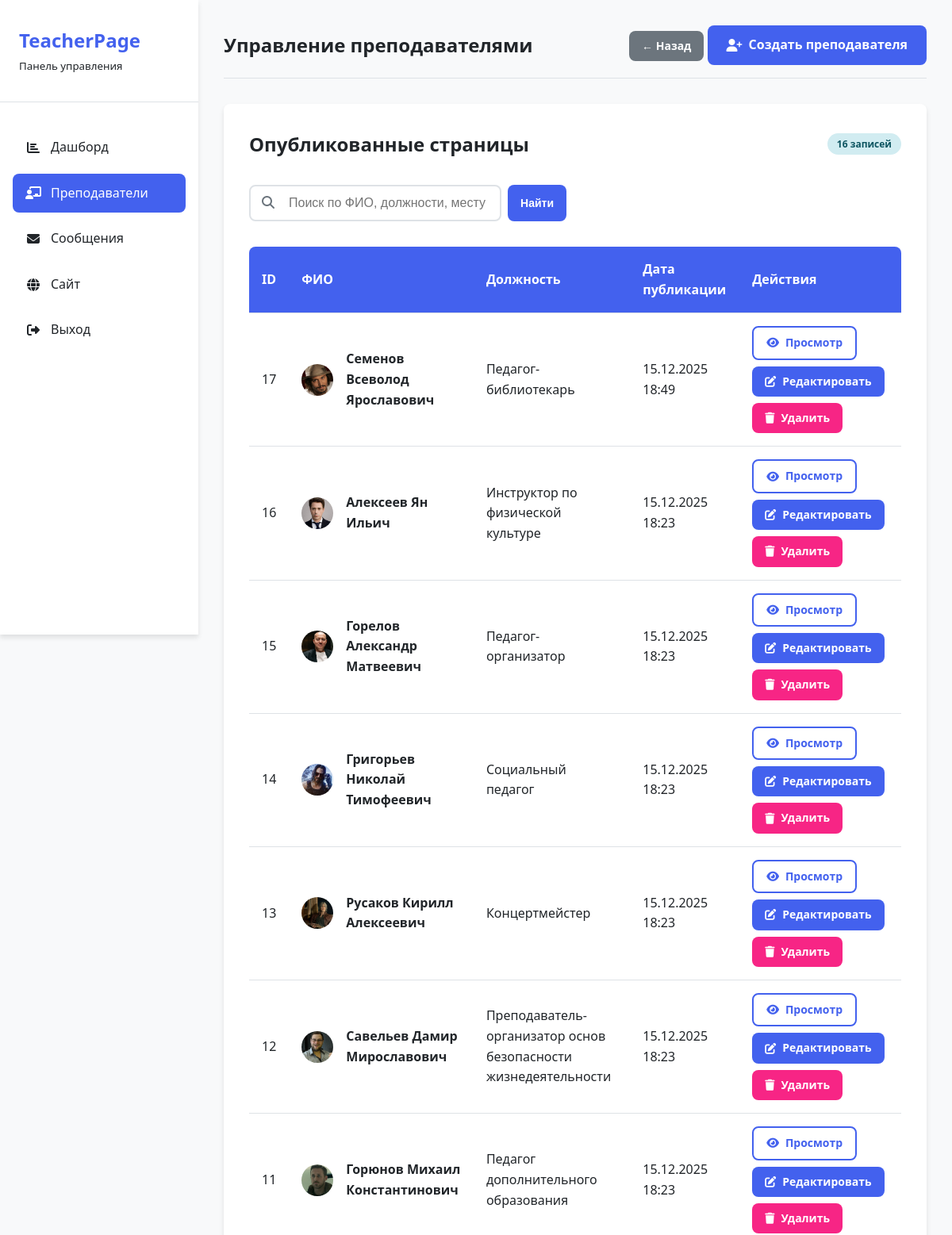
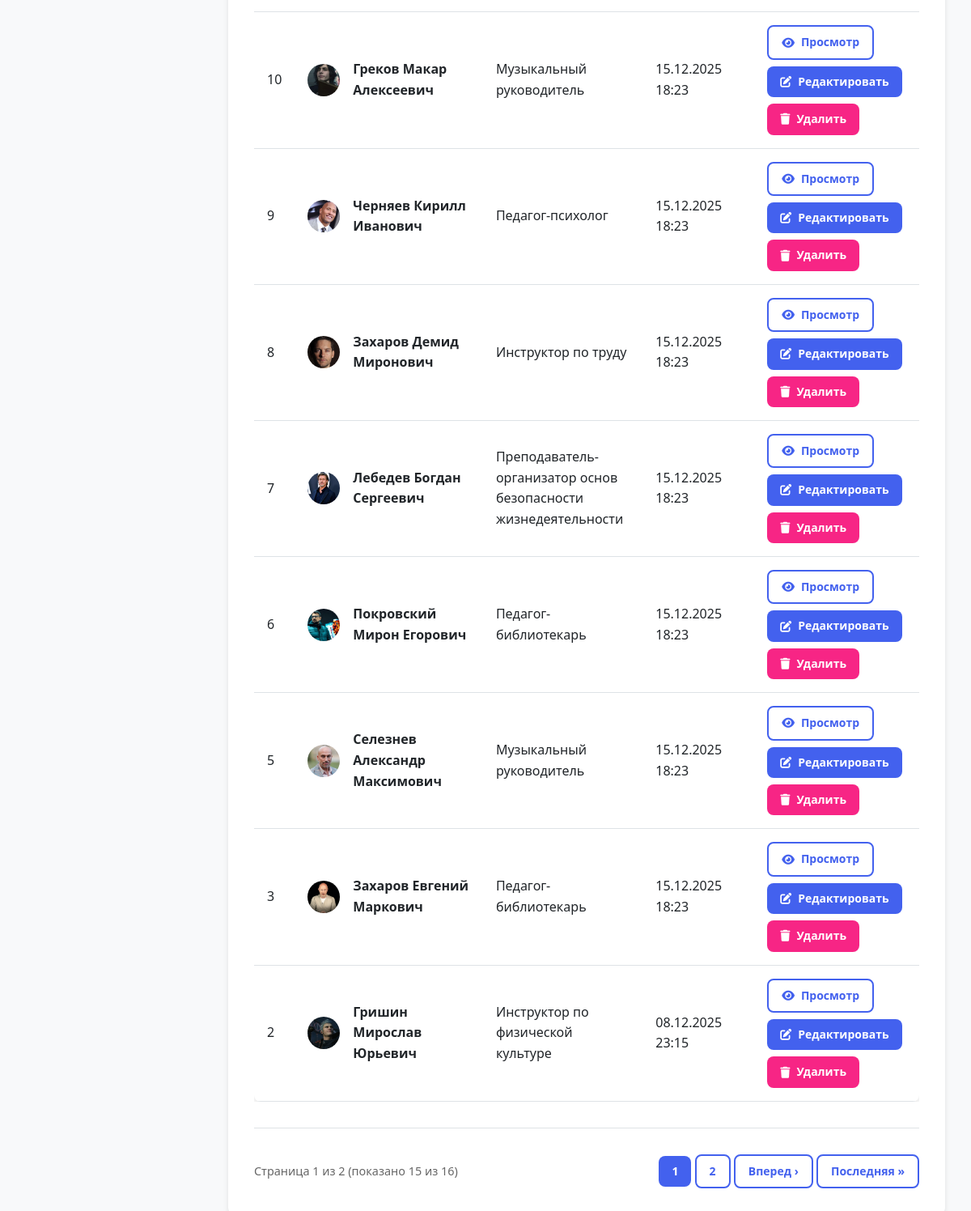
The app's page /admin/teachers.php (signed in) with its own data (2 pictures, top to bottom).
### tables this page shows
CREATE TABLE `teacher_pages` (
  `id` int(11) NOT NULL,
  `fio` varchar(255) NOT NULL,
  `birth_date` date DEFAULT NULL,
  `photo_path` varchar(512) DEFAULT NULL,
  `position` varchar(255) DEFAULT NULL,
  `organization` varchar(255) DEFAULT NULL,
  `work_experience_years` int(11) DEFAULT NULL,
  `phone` varchar(100) DEFAULT NULL,
  `email` varchar(255) DEFAULT NULL,
  `personal_site` varchar(512) DEFAULT NULL,
  `about` text DEFAULT NULL,
  `created_at` timestamp NOT NULL DEFAULT current_timestamp(),
  `updated_at` timestamp NOT NULL DEFAULT current_timestamp() ON UPDATE current_timestamp(),
  `published_at` timestamp NULL DEFAULT NULL
);

### inc/functions.php (called while the page is built, shortened)
<?php
function e($s) {
    return htmlspecialchars($s ?? '', ENT_QUOTES | ENT_SUBSTITUTE, 'UTF-8');
}

### admin/teachers.php (the view, shortened to what this page needs)
<?php
require_once __DIR__.'/_auth.php';
$page = max(1, intval($_GET['page'] ?? 1));
$limit = 15;
$offset = ($page - 1) * $limit;
$search = $_GET['search'] ?? '';
$where = '';
$params = [];
$sql = "SELECT * FROM teacher_pages $where ORDER BY published_at DESC LIMIT :limit OFFSET :offset";
$stmt = $pdo->prepare($sql);
$stmt->bindValue(':limit', $limit, PDO::PARAM_INT);
$stmt->bindValue(':offset', $offset, PDO::PARAM_INT);
$stmt->execute();
$rows = $stmt->fetchAll();
$countSql = "SELECT COUNT(*) FROM teacher_pages" . ($where ? " $where" : "");
$countStmt = $pdo->prepare($countSql);
$countStmt->execute($params);
$totalCount = $countStmt->fetchColumn();
$totalPages = ceil($totalCount / $limit);
if (!empty($search)) {
    $filteredCount = count($rows);
} else {
    $filteredCount = $totalCount;
}
?>
<!DOCTYPE html>
<html lang="ru">
<head>
    <link rel="stylesheet" href="../css/style.css">
    <link rel="stylesheet" href="../css/admin.css">
    <link rel="stylesheet" href="https://cdnjs.cloudflare.com/ajax/libs/font-awesome/6.4.0/css/all.min.css">
</head>
<body class="admin-body">
    <?php require_once 'menu.php'; ?>
    <div class="admin-main">
        <div class="admin-header">
            <h1 class="admin-welcome">Управление преподавателями</h1>
            <div>
                <a href="dashboard.php" class="btn btn-secondary btn-sm">← Назад</a>
                <a href="teacher_edit.php" class="btn btn-primary"><i class="fas fa-user-plus"></i> Создать преподавателя</a>
            </div>
        </div>
        <div class="card">
            <div style="display: flex; justify-content: space-between; align-items: center; margin-bottom: 2rem; flex-wrap: wrap; gap: 1rem;">
                <h2>Опубликованные страницы</h2>
                <div style="display: flex; gap: 1rem; align-items: center;">
                    <?php if (!empty($search)): ?>
                        <span class="badge badge-info">Найдено: <?= e($filteredCount) ?> из <?= e($totalCount) ?></span>
                    <?php else: ?>
                        <span class="badge badge-info"><?= e($totalCount) ?> записей</span>
                    <?php endif; ?>
                </div>
            </div>
            <div class="search-box" style="max-width: 400px; margin-bottom: 2rem;">
                <form method="get" action="teachers.php" style="display: flex; gap: 0.5rem;">
                    <div style="position: relative; flex: 1;">
                        <input type="text"
                               name="search"
                               class="search-input"
                               placeholder="Поиск по ФИО, должности, месту работы..."
                               value="<?= e($search) ?>">
                        <span class="search-icon"><i class="fa-solid fa-magnifying-glass"></i></span>
                    </div>
                    <button type="submit" class="btn btn-primary btn-sm">Найти</button>
                </form>
            </div>
            <?php if ($rows): ?>
            <div style="overflow-x: auto;">
                <table class="table">
                    <thead>
                        <tr>
                            <th>ID</th>
                            <th>ФИО</th>
                            <th>Должность</th>
                            <th>Дата публикации</th>
                            <th>Действия</th>
                        </tr>
                    </thead>
                    <tbody>
                        <?php foreach($rows as $r): ?>
                        <tr>
                            <td><?= e($r['id']) ?></td>
                            <td>
                                <div style="display: flex; align-items: center; gap: 1rem;">
                                    <?php if ($r['photo_path']): ?>
                                    <img src="../<?= e($r['photo_path']) ?>" alt="" style="width: 40px; height: 40px; border-radius: 50%; object-fit: cover;">
                                    <?php endif; ?>
                                    <strong><?= e($r['fio']) ?></strong>
                                </div>
                            </td>
                            <td><?= e($r['position']) ?></td>
                            <td><?= e(date('d.m.Y H:i', strtotime($r['published_at']))) ?></td>
                            <td>
                                <div class="table-actions">
                                    <a href="../view.php?id=<?= e($r['id']) ?>" target="_blank" class="btn btn-outline btn-sm">
                                        <i class="fas fa-eye"></i> Просмотр
                                    </a>
                                    <a href="teacher_edit.php?id=<?= e($r['id']) ?>" class="btn btn-primary btn-sm">
                                        <i class="fas fa-edit"></i> Редактировать
                                    </a>
                                    <a href="teacher_delete.php?id=<?= e($r['id']) ?>"
                                       class="btn btn-danger btn-sm">
                                        <i class="fas fa-trash"></i> Удалить
                                    </a>
                                </div>
                            </td>
                        </tr>
                        <?php endforeach; ?>
                    </tbody>
                </table>
            </div>
            <?php if ($totalPages > 1): ?>
            <div style="display: flex; justify-content: space-between; align-items: center; margin-top: 2rem; padding-top: 2rem; border-top: 1px solid var(--border); flex-wrap: wrap; gap: 1rem;">
                <div style="color: #666; font-size: 0.9rem;">
                    Страница <?= e($page) ?> из <?= e($totalPages) ?>
                    (показано <?= count($rows) ?> из <?= e($totalCount) ?>)
                </div>
                <div class="btn-group">
                    <?php
                    $startPage = max(1, $page - 2);
                    $endPage = min($totalPages, $page + 2);
                    for ($i = $startPage; $i <= $endPage; $i++):
                    ?>
                        <a href="?<?= http_build_query(array_merge($_GET, ['page' => $i])) ?>"
                           class="btn <?= $i == $page ? 'btn-primary btn-sm' : 'btn-outline btn-sm' ?>">
                            <?= $i ?>
                        </a>
                    <?php endfor; ?>
                    <?php if ($page < $totalPages): ?>
                        <a href="?<?= http_build_query(array_merge($_GET, ['page' => $page + 1])) ?>" class="btn btn-outline btn-sm">
                            Вперед ›
                        </a>
                        <a href="?<?= http_build_query(array_merge($_GET, ['page' => $totalPages])) ?>" class="btn btn-outline btn-sm">
                            Последняя »
                        </a>
                    <?php endif; ?>
                </div>
            </div>
            <?php endif; ?>
            <?php endif; ?>
        </div>
    </div>
</body>
</html>

### css/style.css (style rules this page uses)
:root { --primary: #4361ee; --primary-dark: #3a56d4; --secondary: #7209b7; --success: #4cc9f0; --danger: #f72585; --warning: #f8961e; --info: #4895ef; --light: #f8f9fa; --dark: #212529; --gray: #6c757d; --gray-light: #e9ecef; --border: #dee2e6; --shadow: 0 4px 6px rgba(0, 0, 0, 0.1); --radius: 8px; }
* { margin: 0; padding: 0; box-sizing: border-box; }
body { font-family: 'Segoe UI', Tahoma, Geneva, Verdana, sans-serif; line-height: 1.6; color: var(--dark); background: #f5f7fa; }
.card { background: white; border-radius: var(--radius); box-shadow: var(--shadow); padding: 2rem; margin-bottom: 2rem; }
.btn { display: inline-flex; align-items: center; gap: 0.5rem; padding: 0.75rem 1.5rem; border: none; border-radius: var(--radius); font-size: 1rem; font-weight: 600; text-decoration: none; cursor: pointer; transition: all 0.3s; }
.btn-primary { background: var(--primary); color: white; }
.btn-secondary { background: var(--gray); color: white; }
.btn-outline { background: transparent; border: 2px solid var(--primary); color: var(--primary); }
.btn-danger { background: var(--danger); color: white; }
.btn-sm { padding: 0.5rem 1rem; font-size: 0.875rem; }
.table { width: 100%; border-collapse: collapse; background: white; border-radius: var(--radius); overflow: hidden; box-shadow: var(--shadow); }
.table th, .table td { padding: 1rem; text-align: left; border-bottom: 1px solid var(--border); }
.table th { background: var(--primary); color: white; font-weight: 600; }
.search-box { position: relative; margin-bottom: 2rem; }
.search-input { width: 100%; padding: 0.75rem 1rem 0.75rem 3rem; border: 2px solid var(--border); border-radius: var(--radius); font-size: 1rem; }
.search-icon { position: absolute; left: 1rem; top: 50%; transform: translateY(-50%); color: var(--gray); }

### css/admin.css (style rules this page uses)
.admin-body { background: #f8f9fa; min-height: 100vh; }
.admin-main { flex: 1; margin-left: 250px; padding: 2rem; }
.admin-header { display: flex; justify-content: space-between; align-items: center; margin-bottom: 2rem; padding-bottom: 1rem; border-bottom: 1px solid var(--border); }
.admin-welcome { font-size: 1.5rem; font-weight: 600; }
.badge { display: inline-block; padding: 0.25rem 0.75rem; border-radius: 20px; font-size: 0.75rem; font-weight: 600; }
.badge-info { background: #d1ecf1; color: #0c5460; }
.table-actions { display: flex; gap: 0.5rem; flex-wrap: wrap; }

### records on screen
teacher_pages: id "17", photo_path (picture), fio "Семенов Всеволод Ярославович", position "Педагог-библиотекарь", published_at "15.12.2025 18:49"
teacher_pages: id "16", photo_path (picture), fio "Алексеев Ян Ильич", position "Инструктор по физической культуре", published_at "15.12.2025 18:23"
teacher_pages: id "15", photo_path (picture), fio "Горелов Александр Матвеевич", position "Педагог-организатор", published_at "15.12.2025 18:23"
teacher_pages: id "14", photo_path (picture), fio "Григорьев Николай Тимофеевич", position "Социальный педагог", published_at "15.12.2025 18:23"
teacher_pages: id "13", photo_path (picture), fio "Русаков Кирилл Алексеевич", position "Концертмейстер", published_at "15.12.2025 18:23"
teacher_pages: id "12", photo_path (picture), fio "Савельев Дамир Мирославович", position "Преподаватель-организатор основ безопасности жизнедеятельности", published_at "15.12.2025 18:23"
teacher_pages: id "11", photo_path (picture), fio "Горюнов Михаил Константинович", position "Педагог дополнительного образования", published_at "15.12.2025 18:23"
teacher_pages: id "10", photo_path (picture), fio "Греков Макар Алексеевич", position "Музыкальный руководитель", published_at "15.12.2025 18:23"
teacher_pages: id "9", photo_path (picture), fio "Черняев Кирилл Иванович", position "Педагог-психолог", published_at "15.12.2025 18:23"
teacher_pages: id "8", photo_path (picture), fio "Захаров Демид Миронович", position "Инструктор по труду", published_at "15.12.2025 18:23"
teacher_pages: id "7", photo_path (picture), fio "Лебедев Богдан Сергеевич", position "Преподаватель-организатор основ безопасности жизнедеятельности", published_at "15.12.2025 18:23"
teacher_pages: id "6", photo_path (picture), fio "Покровский Мирон Егорович", position "Педагог-библиотекарь", published_at "15.12.2025 18:23"
teacher_pages: id "5", photo_path (picture), fio "Селезнев Александр Максимович", position "Музыкальный руководитель", published_at "15.12.2025 18:23"
teacher_pages: id "3", photo_path (picture), fio "Захаров Евгений Маркович", position "Педагог-библиотекарь", published_at "15.12.2025 18:23"
teacher_pages: id "2", photo_path (picture), fio "Гришин Мирослав Юрьевич", position "Инструктор по физической культуре", published_at "08.12.2025 23:15"

### other values on screen
$totalCount "16"
$page "1"
$totalPages "2"
count($rows) "15"
